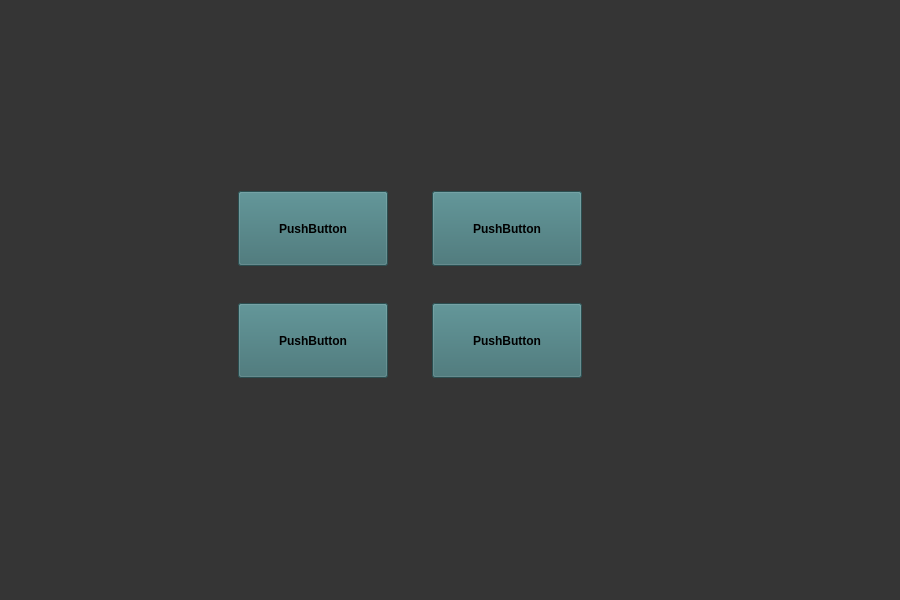
<?xml version="1.0" encoding="UTF-8"?>
<ui version="4.0">
 <class>MainWindow</class>
 <widget class="QMainWindow" name="MainWindow">
  <property name="enabled">
   <bool>true</bool>
  </property>
  <property name="geometry">
   <rect>
    <x>0</x>
    <y>0</y>
    <width>900</width>
    <height>600</height>
   </rect>
  </property>
  <property name="sizePolicy">
   <sizepolicy hsizetype="Fixed" vsizetype="Fixed">
    <horstretch>0</horstretch>
    <verstretch>0</verstretch>
   </sizepolicy>
  </property>
  <property name="font">
   <font>
    <kerning>true</kerning>
   </font>
  </property>
  <property name="windowTitle">
   <string notr="true">Delta</string>
  </property>
  <property name="autoFillBackground">
   <bool>false</bool>
  </property>
  <property name="styleSheet">
   <string notr="true">background-color: rgb(53, 53, 53);</string>
  </property>
  <widget class="QWidget" name="centralwidget">
   <widget class="QWidget" name="layoutWidget">
    <property name="geometry">
     <rect>
      <x>200</x>
      <y>160</y>
      <width>421</width>
      <height>251</height>
     </rect>
    </property>
    <layout class="QGridLayout" name="gridLayout">
     <item row="1" column="0">
      <widget class="QPushButton" name="settingsButton">
       <property name="sizePolicy">
        <sizepolicy hsizetype="Fixed" vsizetype="Fixed">
         <horstretch>0</horstretch>
         <verstretch>0</verstretch>
        </sizepolicy>
       </property>
       <property name="minimumSize">
        <size>
         <width>150</width>
         <height>75</height>
        </size>
       </property>
       <property name="font">
        <font>
         <bold>true</bold>
         <stylestrategy>PreferAntialias</stylestrategy>
        </font>
       </property>
       <property name="cursor">
        <cursorShape>PointingHandCursor</cursorShape>
       </property>
       <property name="styleSheet">
        <string notr="true">background-color: rgb(60, 110, 113);
alternate-background-color: rgb(40, 75, 99);</string>
       </property>
       <property name="text">
        <string>PushButton</string>
       </property>
      </widget>
     </item>
     <item row="0" column="0">
      <widget class="QPushButton" name="newPrjButton">
       <property name="sizePolicy">
        <sizepolicy hsizetype="Fixed" vsizetype="Fixed">
         <horstretch>0</horstretch>
         <verstretch>0</verstretch>
        </sizepolicy>
       </property>
       <property name="minimumSize">
        <size>
         <width>150</width>
         <height>75</height>
        </size>
       </property>
       <property name="font">
        <font>
         <bold>true</bold>
         <stylestrategy>PreferAntialias</stylestrategy>
        </font>
       </property>
       <property name="cursor">
        <cursorShape>PointingHandCursor</cursorShape>
       </property>
       <property name="styleSheet">
        <string notr="true">background-color: rgb(60, 110, 113);
alternate-background-color: rgb(40, 75, 99);</string>
       </property>
       <property name="text">
        <string>PushButton</string>
       </property>
      </widget>
     </item>
     <item row="0" column="1">
      <widget class="QPushButton" name="openPrjButton">
       <property name="sizePolicy">
        <sizepolicy hsizetype="Fixed" vsizetype="Fixed">
         <horstretch>0</horstretch>
         <verstretch>0</verstretch>
        </sizepolicy>
       </property>
       <property name="minimumSize">
        <size>
         <width>150</width>
         <height>75</height>
        </size>
       </property>
       <property name="font">
        <font>
         <bold>true</bold>
         <stylestrategy>PreferAntialias</stylestrategy>
        </font>
       </property>
       <property name="cursor">
        <cursorShape>PointingHandCursor</cursorShape>
       </property>
       <property name="styleSheet">
        <string notr="true">background-color: rgb(60, 110, 113);
alternate-background-color: rgb(40, 75, 99);</string>
       </property>
       <property name="text">
        <string>PushButton</string>
       </property>
      </widget>
     </item>
     <item row="1" column="1">
      <widget class="QPushButton" name="closeButton">
       <property name="enabled">
        <bool>true</bool>
       </property>
       <property name="sizePolicy">
        <sizepolicy hsizetype="Fixed" vsizetype="Fixed">
         <horstretch>0</horstretch>
         <verstretch>0</verstretch>
        </sizepolicy>
       </property>
       <property name="minimumSize">
        <size>
         <width>150</width>
         <height>75</height>
        </size>
       </property>
       <property name="font">
        <font>
         <bold>true</bold>
         <stylestrategy>PreferAntialias</stylestrategy>
        </font>
       </property>
       <property name="cursor">
        <cursorShape>PointingHandCursor</cursorShape>
       </property>
       <property name="styleSheet">
        <string notr="true">background-color: rgb(60, 110, 113);
alternate-background-color: rgb(40, 75, 99);</string>
       </property>
       <property name="text">
        <string>PushButton</string>
       </property>
      </widget>
     </item>
    </layout>
   </widget>
  </widget>
  <widget class="QStatusBar" name="statusbar">
   <property name="enabled">
    <bool>true</bool>
   </property>
   <property name="styleSheet">
    <string notr="true">background-color: rgb(53, 53, 53);</string>
   </property>
  </widget>
  <action name="actionFile">
   <property name="text">
    <string>File</string>
   </property>
  </action>
 </widget>
 <tabstops>
  <tabstop>newPrjButton</tabstop>
  <tabstop>settingsButton</tabstop>
 </tabstops>
 <resources/>
 <connections/>
</ui>
